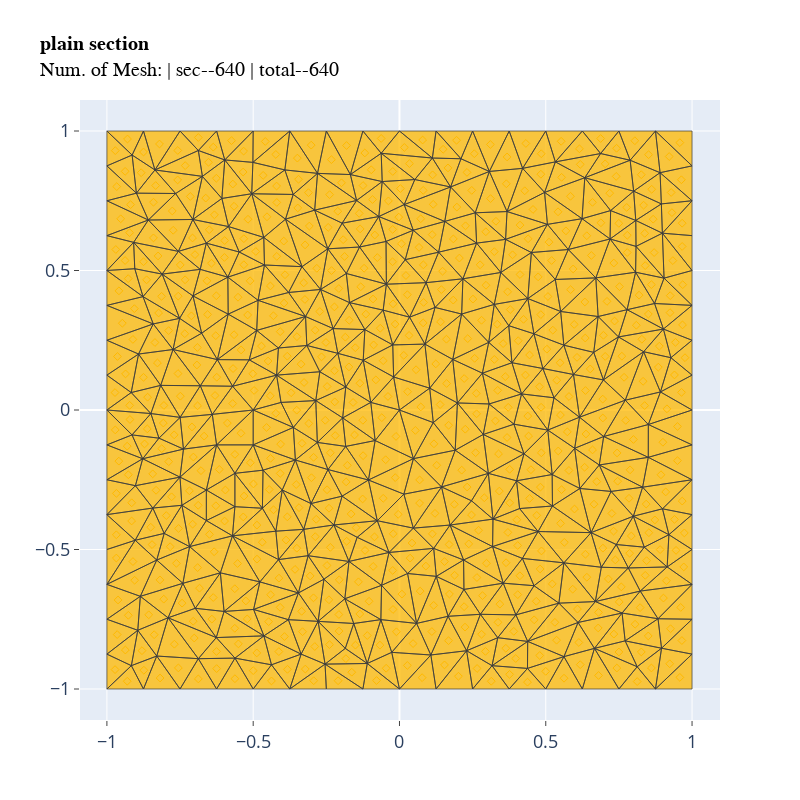

Here is the notebook cell this chart was saved with:
### Code cell
outlines = [[0, 0], [2, 0], [2, 2], [0, 2]]
obj = add_polygon(outlines)
sec = SecMesh(sec_name='plain section')
sec.assign_group(dict(sec=obj))
sec.assign_mesh_size(dict(sec=0.1))
sec.mesh()
sec.get_sec_props(display_results=False, plot_centroids=False)
sec.centring()
# sec.rotate(45)
sec.view(fill=True, engine='plotly', save_html=None, on_notebook=True)

### Figure 1 — Plotly figure (JSON) as saved in the notebook; plotly's stock layout.template omitted (floating-point values rounded to 4 significant figures; data arrays with more than 128 entries replaced by an {"elided": "..."} marker saying what was removed)
{"data": [{"connectgaps": false, "fill": "toself", "fillcolor": "#ffb900", "hoverinfo": "skip", "line": {"color": "black", "width": 0.75}, "opacity": 0.75, "type": "scatter", "x": {"elided": "3200 float values"}, "y": {"elided": "3200 float values"}}, {"customdata": {"elided": "640 str values"}, "hovertemplate": "%{customdata}", "marker": {"color": "#ffb900", "size": 0, "symbol": "diamond-open"}, "mode": "markers", "name": "<b>sec</b>", "type": "scatter", "x": {"elided": "640 float values"}, "y": {"elided": "640 float values"}}], "layout": {"autosize": true, "height": 800, "scene": {"aspectmode": "data", "aspectratio": {"x": 1, "y": 1}}, "showlegend": false, "title": {"font": {"color": "black", "family": "courier", "size": 20}, "text": "<b>plain section</b> <br>Num. of Mesh: | sec--640 | total--640"}, "width": 800, "xaxis": {"autorange": true, "range": [-1.092, 1.096], "tickfont": {"size": 18}, "ticks": "outside", "type": "linear"}, "yaxis": {"autorange": true, "range": [-1.111, 1.111], "tickfont": {"size": 18}, "ticks": "outside", "type": "linear"}}}
